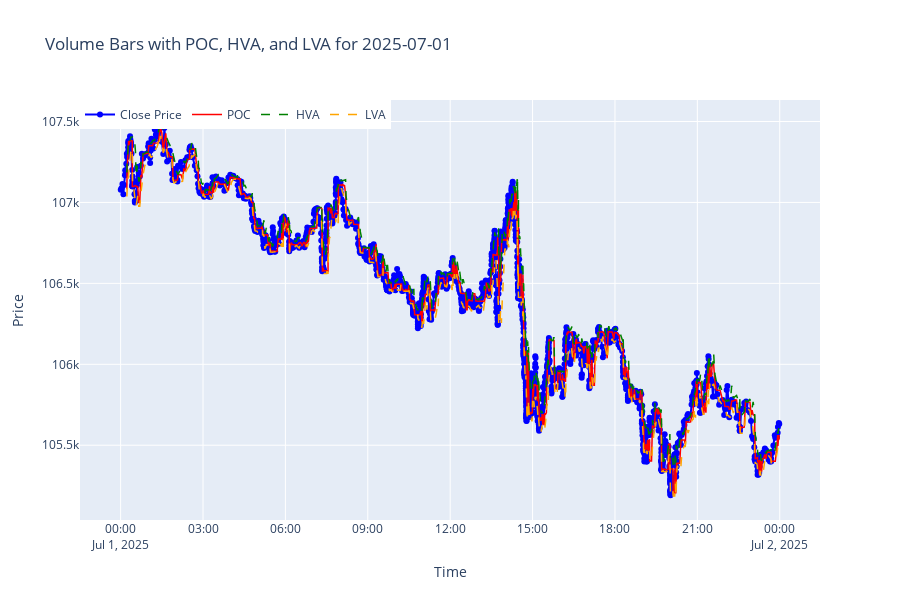

Notebook code cell kept with this figure:
### Markdown cell above
These are the point of control (POC) which is the price level with the highest volume, high volume area (HVA) and low value area (LVA) which mark the price levels around the POC which contributes around 70% of the volume, and finally, the percentage of volume above the POC. These are useful features to identify support and resistance levels.

Let's visualize this:

### Code cell
# Lets plot the POC, HVA, and LVA on the volume bars along with the close price for 1 day
import plotly.graph_objects as go
import plotly.express as px
from datetime import timedelta
# Select a single day for plotting
start_time = pd.Timestamp("2025-07-01 00:00:00")
end_time = start_time + timedelta(days=1)

vb_klines_vp = vb_klines.copy()
# Add the POC, HVA, and LVA to the volume bars DataFrame
vb_klines_vp["poc"] = poc
vb_klines_vp["hva"] = hva
vb_klines_vp["lva"] = lva
# Filter the volume bars for the selected day
vb_klines_vp_day = vb_klines_vp[(vb_klines.index >= start_time) & (vb_klines.index < end_time)]
# Create scatter plot for the volume bars with POC, HVA, and LVA along with the close price
fig = go.Figure()
# Add volume bars as a bar chart
fig.add_trace(go.Scatter(
    x=vb_klines_vp_day.index,
    y=vb_klines_vp_day["close"],
    mode='lines+markers',
    name='Close Price',
    line=dict(color='blue', width=2)))
# Add POC, HVA, and LVA as horizontal lines
fig.add_trace(go.Scatter(
    x=vb_klines_vp_day.index,
    y=vb_klines_vp_day["poc"],
    mode='lines',
    name='POC',
    line=dict(color='red', width=1.5)))
fig.add_trace(go.Scatter(
    x=vb_klines_vp_day.index,
    y=vb_klines_vp_day["hva"],
    mode='lines',
    name='HVA',
    line=dict(color='green', width=1.5, dash='dash')))
fig.add_trace(go.Scatter(
    x=vb_klines_vp_day.index,
    y=vb_klines_vp_day["lva"],
    mode='lines',
    name='LVA',
    line=dict(color='orange', width=1.5, dash='dash')))
# Update layout
fig.update_layout(
    title=f"Volume Bars with POC, HVA, and LVA for {start_time.date()}",
    xaxis_title="Time",
    yaxis_title="Price",
    legend=dict(x=0, y=1, traceorder='normal', orientation='h' ),
    # set height and width
    height=600,
    #width=1000,
)
# Show the plot
fig.show()

### Figure 1 — Plotly figure (JSON) as saved in the notebook; plotly's stock layout.template omitted (floating-point values rounded to 4 significant figures; data arrays with more than 128 entries replaced by an {"elided": "..."} marker saying what was removed)
{"data": [{"line": {"color": "blue", "width": 2}, "mode": "lines+markers", "name": "Close Price", "x": {"elided": "1761 str values"}, "y": {"elided": "1761 float values"}, "type": "scatter"}, {"line": {"color": "red", "width": 1.5}, "mode": "lines", "name": "POC", "x": {"elided": "1761 str values"}, "y": {"elided": "1761 float values"}, "type": "scatter"}, {"line": {"color": "green", "dash": "dash", "width": 1.5}, "mode": "lines", "name": "HVA", "x": {"elided": "1761 str values"}, "y": {"elided": "1761 float values"}, "type": "scatter"}, {"line": {"color": "orange", "dash": "dash", "width": 1.5}, "mode": "lines", "name": "LVA", "x": {"elided": "1761 str values"}, "y": {"elided": "1761 float values"}, "type": "scatter"}], "layout": {"legend": {"x": 0, "y": 1, "traceorder": "normal", "orientation": "h"}, "title": {"text": "Volume Bars with POC, HVA, and LVA for 2025-07-01"}, "xaxis": {"title": {"text": "Time"}}, "yaxis": {"title": {"text": "Price"}}, "height": 600}}
